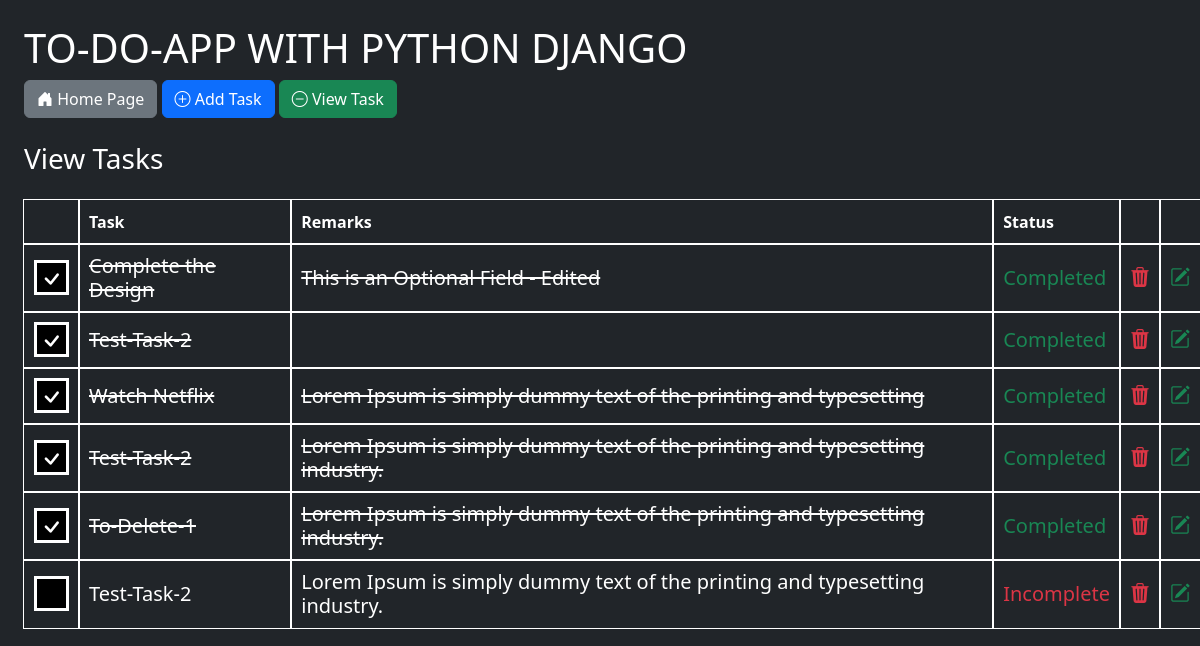
The page /viewtasks/ on the database its author committed.
### project/models.py (models this page shows, shortened)
class toDoList(models.Model):
    task = models.CharField(max_length=100,null=False,blank=False)
    remarks = models.TextField(max_length=100,null=True,blank=True)
    status = models.CharField(max_length=100,default='Incomplete')
    timeAdded = models.DateTimeField(auto_now_add=True)
    id = models.UUIDField(default=uuid.uuid4,unique=True,primary_key=True,editable=False)

### project/views.py (the view)
# urls.py: path('viewtasks/',views.displayTask,name='viewtasks'),
def displayTask(request):
    tasks = toDoList.objects.all()
    template = 'project/view.html'
    context = {}
    context['tasks']=tasks
    return render(request,template,context)

### project/templates/project/view.html (shortened to what this page needs)
{% extends 'main.html' %}
{% block content %}
<h3 class="mb-4" >View Tasks</h3>
<table>
    <thead>
        <tr>
            <th></th>
            <th>Task</th>
            <th>Remarks</th>
            <th>Status</th>
            <th></th>
            <th></th>
        </tr>
    </thead>
    <tbody>
        {% for task in tasks %}
            <tr>
                {% if task.status == "Incomplete" %}
                <th><a href="{% url 'updatestatus' task.id %}"><button class="button-unclicked p-0"><i class="text-center bi bi-check h3"></i></button></a></th>
                {% else %}
                <th><a href="{% url 'updatestatus' task.id %}"><button class="button-clicked p-0"><i class="text-center bi bi-check h3"></i></button></a></th>
                {% endif %}
                {% if task.status == "Incomplete" %}
                <th class="h5">{{ task.task }}</th>
                <th class="h5">{{ task.remarks }}</th>
                {% else %}
                <th class="h5 text-decoration-line-through">{{ task.task }}</th>
                <th class="h5 text-decoration-line-through">{{ task.remarks }}</th>
                {% endif %}
                {% if task.status == "Incomplete" %}
                    <th class="text-danger h5">{{ task.status }}</th>
                {% else %}
                    <th class="text-success h5">{{ task.status }}</th>
                {% endif %}
                <th><a href="{% url 'deletetasks' task.id %}"><i class="bi bi-trash3-fill text-danger h5"></i></a></th>
                <th><a href="{% url 'updatetasks' task.id %}"><i class="bi bi-pencil-square text-success h5"></i></a></th>
            </tr>
        {% endfor %}
    </tbody>
</table>
{% endblock content %}

### project/templates/project/view.html (style rules this page uses)
table,th,td { outline: 1px solid rgb(255, 255, 255); padding: 10px !important; }
.button-unclicked { width:35px; height: 35px; color: rgb(0, 0, 0) !important; border:3px solid white !important; background-color: black !important; }
.button-clicked { width:35px; height:35px; border:3px solid white !important; color: rgb(255, 255, 255) !important; background-color: black !important; }

### rows shown on the page
toDoList: task "Complete the Design", remarks "This is an Optional Field - Edited", status "Completed"
toDoList: task "Test-Task-2", status "Completed"
toDoList: task "Watch Netflix", remarks "Lorem Ipsum is simply dummy text of the printing and typesetting", status "Completed"
toDoList: task "Test-Task-2", remarks "Lorem Ipsum is simply dummy text of the printing and typesetting industry.", status "Completed"
toDoList: task "To-Delete-1", remarks "Lorem Ipsum is simply dummy text of the printing and typesetting industry.", status "Completed"
toDoList: task "Test-Task-2", remarks "Lorem Ipsum is simply dummy text of the printing and typesetting industry.", status "Incomplete"
